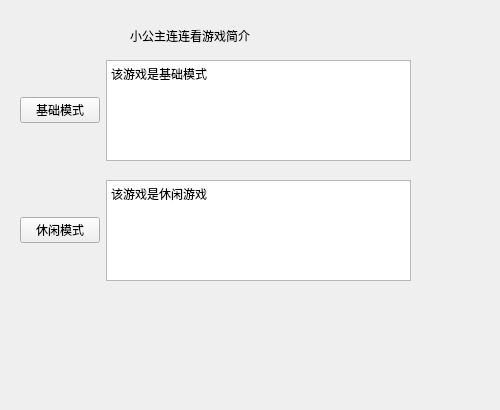
<?xml version="1.0" encoding="UTF-8"?>
<ui version="4.0">
 <class>IntroductionPanel</class>
 <widget class="QWidget" name="IntroductionPanel">
  <property name="geometry">
   <rect>
    <x>0</x>
    <y>0</y>
    <width>500</width>
    <height>410</height>
   </rect>
  </property>
  <property name="windowTitle">
   <string>Form</string>
  </property>
  <widget class="QWidget" name="horizontalLayoutWidget">
   <property name="geometry">
    <rect>
     <x>20</x>
     <y>180</y>
     <width>391</width>
     <height>101</height>
    </rect>
   </property>
   <layout class="QHBoxLayout" name="horizontalLayout">
    <item>
     <widget class="QPushButton" name="reisureModelIntroBtn">
      <property name="text">
       <string>休闲模式</string>
      </property>
     </widget>
    </item>
    <item>
     <widget class="QTextEdit" name="reisureIntroTex">
      <property name="html">
       <string>&lt;!DOCTYPE HTML PUBLIC &quot;-//W3C//DTD HTML 4.0//EN&quot; &quot;http://www.w3.org/TR/REC-html40/strict.dtd&quot;&gt;
&lt;html&gt;&lt;head&gt;&lt;meta name=&quot;qrichtext&quot; content=&quot;1&quot; /&gt;&lt;style type=&quot;text/css&quot;&gt;
p, li { white-space: pre-wrap; }
&lt;/style&gt;&lt;/head&gt;&lt;body style=&quot; font-family:'SimSun'; font-size:9pt; font-weight:400; font-style:normal;&quot;&gt;
&lt;p style=&quot; margin-top:0px; margin-bottom:0px; margin-left:0px; margin-right:0px; -qt-block-indent:0; text-indent:0px;&quot;&gt;该游戏是休闲游戏&lt;/p&gt;
&lt;p style=&quot;-qt-paragraph-type:empty; margin-top:0px; margin-bottom:0px; margin-left:0px; margin-right:0px; -qt-block-indent:0; text-indent:0px;&quot;&gt;&lt;br /&gt;&lt;/p&gt;&lt;/body&gt;&lt;/html&gt;</string>
      </property>
     </widget>
    </item>
    <item>
     <layout class="QHBoxLayout" name="horizontalLayout_3"/>
    </item>
   </layout>
  </widget>
  <widget class="QWidget" name="horizontalLayoutWidget_2">
   <property name="geometry">
    <rect>
     <x>20</x>
     <y>60</y>
     <width>391</width>
     <height>101</height>
    </rect>
   </property>
   <layout class="QHBoxLayout" name="horizontalLayout_2">
    <item>
     <widget class="QPushButton" name="basicModelIntroBtn">
      <property name="text">
       <string>基础模式</string>
      </property>
     </widget>
    </item>
    <item>
     <widget class="QTextEdit" name="basicIntroTex">
      <property name="html">
       <string>&lt;!DOCTYPE HTML PUBLIC &quot;-//W3C//DTD HTML 4.0//EN&quot; &quot;http://www.w3.org/TR/REC-html40/strict.dtd&quot;&gt;
&lt;html&gt;&lt;head&gt;&lt;meta name=&quot;qrichtext&quot; content=&quot;1&quot; /&gt;&lt;style type=&quot;text/css&quot;&gt;
p, li { white-space: pre-wrap; }
&lt;/style&gt;&lt;/head&gt;&lt;body style=&quot; font-family:'SimSun'; font-size:9pt; font-weight:400; font-style:normal;&quot;&gt;
&lt;p style=&quot; margin-top:0px; margin-bottom:0px; margin-left:0px; margin-right:0px; -qt-block-indent:0; text-indent:0px;&quot;&gt;该游戏是基础模式&lt;/p&gt;&lt;/body&gt;&lt;/html&gt;</string>
      </property>
     </widget>
    </item>
   </layout>
  </widget>
  <widget class="QLabel" name="label">
   <property name="geometry">
    <rect>
     <x>130</x>
     <y>20</y>
     <width>231</width>
     <height>31</height>
    </rect>
   </property>
   <property name="text">
    <string>小公主连连看游戏简介</string>
   </property>
  </widget>
 </widget>
 <resources/>
 <connections/>
</ui>
